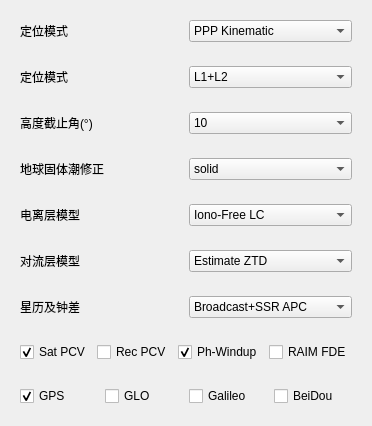
     <widget class="QWidget" name="TabSheet1">
      <attribute name="title">
       <string>Setting1</string>
      </attribute>
      <layout class="QVBoxLayout" name="verticalLayout_2">
       <item>
        <widget class="QWidget" name="widget_2" native="true">
         <layout class="QHBoxLayout" name="horizontalLayout_3">
          <item>
           <widget class="QLabel" name="label">
            <property name="text">
             <string>定位模式</string>
            </property>
           </widget>
          </item>
          <item>
           <widget class="QComboBox" name="PosMode">
            <property name="enabled">
             <bool>true</bool>
            </property>
            <property name="toolTip">
             <string/>
            </property>
            <property name="currentIndex">
             <number>1</number>
            </property>
            <item>
             <property name="text">
              <string>Single</string>
             </property>
            </item>
            <item>
             <property name="text">
              <string>PPP Kinematic</string>
             </property>
            </item>
            <item>
             <property name="text">
              <string>PPP Static</string>
             </property>
            </item>
           </widget>
          </item>
         </layout>
        </widget>
       </item>
       <item>
        <widget class="QWidget" name="widget_3" native="true">
         <layout class="QHBoxLayout" name="horizontalLayout_4">
          <item>
           <widget class="QLabel" name="label_2">
            <property name="text">
             <string>定位模式</string>
            </property>
           </widget>
          </item>
          <item>
           <widget class="QComboBox" name="Freq">
            <property name="enabled">
             <bool>true</bool>
            </property>
            <property name="toolTip">
             <string/>
            </property>
            <property name="currentIndex">
             <number>1</number>
            </property>
            <item>
             <property name="text">
              <string>L1</string>
             </property>
            </item>
            <item>
             <property name="text">
              <string>L1+L2</string>
             </property>
            </item>
           </widget>
          </item>
         </layout>
        </widget>
       </item>
       <item>
        <widget class="QWidget" name="widget_4" native="true">
         <layout class="QHBoxLayout" name="horizontalLayout_5">
          <item>
           <widget class="QLabel" name="label_3">
            <property name="text">
             <string>高度截止角(°)</string>
            </property>
           </widget>
          </item>
          <item>
           <widget class="QComboBox" name="ElMask">
            <property name="enabled">
             <bool>true</bool>
            </property>
            <property name="toolTip">
             <string/>
            </property>
            <property name="currentIndex">
             <number>2</number>
            </property>
            <item>
             <property name="text">
              <string>0</string>
             </property>
            </item>
            <item>
             <property name="text">
              <string>5</string>
             </property>
            </item>
            <item>
             <property name="text">
              <string>10</string>
             </property>
            </item>
            <item>
             <property name="text">
              <string>15</string>
             </property>
            </item>
            <item>
             <property name="text">
              <string>20</string>
             </property>
            </item>
            <item>
             <property name="text">
              <string>25</string>
             </property>
            </item>
            <item>
             <property name="text">
              <string>30</string>
             </property>
            </item>
            <item>
             <property name="text">
              <string>35</string>
             </property>
            </item>
            <item>
             <property name="text">
              <string>40</string>
             </property>
            </item>
            <item>
             <property name="text">
              <string>45</string>
             </property>
            </item>
            <item>
             <property name="text">
              <string>50</string>
             </property>
            </item>
            <item>
             <property name="text">
              <string>55</string>
             </property>
            </item>
            <item>
             <property name="text">
              <string>60</string>
             </property>
            </item>
            <item>
             <property name="text">
              <string>65</string>
             </property>
            </item>
            <item>
             <property name="text">
              <string>70</string>
             </property>
            </item>
           </widget>
          </item>
         </layout>
        </widget>
       </item>
       <item>
        <widget class="QWidget" name="widget_5" native="true">
         <layout class="QHBoxLayout" name="horizontalLayout_6">
          <item>
           <widget class="QLabel" name="label_4">
            <property name="text">
             <string>地球固体潮修正</string>
            </property>
           </widget>
          </item>
          <item>
           <widget class="QComboBox" name="TideCorr">
            <property name="enabled">
             <bool>true</bool>
            </property>
            <property name="toolTip">
             <string/>
            </property>
            <property name="currentIndex">
             <number>1</number>
            </property>
            <item>
             <property name="text">
              <string>OFF</string>
             </property>
            </item>
            <item>
             <property name="text">
              <string>solid</string>
             </property>
            </item>
            <item>
             <property name="text">
              <string>solid+otl</string>
             </property>
            </item>
           </widget>
          </item>
         </layout>
        </widget>
       </item>
       <item>
        <widget class="QWidget" name="widget_6" native="true">
         <layout class="QHBoxLayout" name="horizontalLayout_7">
          <item>
           <widget class="QLabel" name="label_5">
            <property name="text">
             <string>电离层模型</string>
            </property>
           </widget>
          </item>
          <item>
           <widget class="QComboBox" name="IonoOpt">
            <property name="enabled">
             <bool>true</bool>
            </property>
            <property name="toolTip">
             <string/>
            </property>
            <property name="currentIndex">
             <number>2</number>
            </property>
            <item>
             <property name="text">
              <string>OFF</string>
             </property>
            </item>
            <item>
             <property name="text">
              <string>Broadcast</string>
             </property>
            </item>
            <item>
             <property name="text">
              <string>Iono-Free LC</string>
             </property>
            </item>
            <item>
             <property name="text">
              <string>Estimate STEC</string>
             </property>
            </item>
            <item>
             <property name="text">
              <string>IONEX TEC</string>
             </property>
            </item>
           </widget>
          </item>
         </layout>
        </widget>
       </item>
       <item>
        <widget class="QWidget" name="widget_7" native="true">
         <layout class="QHBoxLayout" name="horizontalLayout_8">
          <item>
           <widget class="QLabel" name="label_6">
            <property name="text">
             <string>对流层模型</string>
            </property>
           </widget>
          </item>
          <item>
           <widget class="QComboBox" name="TropOpt">
            <property name="enabled">
             <bool>true</bool>
            </property>
            <property name="toolTip">
             <string/>
            </property>
            <property name="currentIndex">
             <number>2</number>
            </property>
            <item>
             <property name="text">
              <string>OFF</string>
             </property>
            </item>
            <item>
             <property name="text">
              <string>Saastamoinen</string>
             </property>
            </item>
            <item>
             <property name="text">
              <string>Estimate ZTD</string>
             </property>
            </item>
            <item>
             <property name="text">
              <string>Estimate ZTD+Grad</string>
             </property>
            </item>
           </widget>
          </item>
         </layout>
        </widget>
       </item>
       <item>
        <widget class="QWidget" name="widget_8" native="true">
         <layout class="QHBoxLayout" name="horizontalLayout_9">
          <item>
           <widget class="QLabel" name="label_7">
            <property name="text">
             <string>星历及钟差</string>
            </property>
           </widget>
          </item>
          <item>
           <widget class="QComboBox" name="SatEphem">
            <property name="enabled">
             <bool>true</bool>
            </property>
            <property name="toolTip">
             <string/>
            </property>
            <property name="currentIndex">
             <number>2</number>
            </property>
            <item>
             <property name="text">
              <string>Broadcast</string>
             </property>
            </item>
            <item>
             <property name="text">
              <string>Precise</string>
             </property>
            </item>
            <item>
             <property name="text">
              <string>Broadcast+SSR APC</string>
             </property>
            </item>
            <item>
             <property name="text">
              <string>Broadcast+SSR CoM</string>
             </property>
            </item>
           </widget>
          </item>
         </layout>
        </widget>
       </item>
       <item>
        <widget class="QWidget" name="widget_9" native="true">
         <layout class="QHBoxLayout" name="horizontalLayout_10">
          <item>
           <widget class="QCheckBox" name="PosOpt1">
            <property name="toolTip">
             <string/>
            </property>
            <property name="text">
             <string>Sat PCV</string>
            </property>
            <property name="checked">
             <bool>true</bool>
            </property>
           </widget>
          </item>
          <item>
           <widget class="QCheckBox" name="PosOpt2">
            <property name="toolTip">
             <string/>
            </property>
            <property name="text">
             <string>Rec PCV</string>
            </property>
            <property name="checked">
             <bool>false</bool>
            </property>
           </widget>
          </item>
          <item>
           <widget class="QCheckBox" name="PosOpt3">
            <property name="toolTip">
             <string/>
            </property>
            <property name="text">
             <string>Ph-Windup</string>
            </property>
            <property name="checked">
             <bool>true</bool>
            </property>
           </widget>
          </item>
          <item>
           <widget class="QCheckBox" name="PosOpt5_2">
            <property name="toolTip">
             <string/>
            </property>
            <property name="text">
             <string>RAIM FDE</string>
            </property>
            <property name="checked">
             <bool>false</bool>
            </property>
           </widget>
          </item>
         </layout>
        </widget>
       </item>
       <item>
        <widget class="QWidget" name="widget_10" native="true">
         <layout class="QHBoxLayout" name="horizontalLayout_11">
          <item>
           <widget class="QCheckBox" name="NavSys1">
            <property name="enabled">
             <bool>true</bool>
            </property>
            <property name="toolTip">
             <string/>
            </property>
            <property name="text">
             <string>GPS</string>
            </property>
            <property name="checked">
             <bool>true</bool>
            </property>
           </widget>
          </item>
          <item>
           <widget class="QCheckBox" name="NavSys2">
            <property name="toolTip">
             <string/>
            </property>
            <property name="text">
             <string>GLO</string>
            </property>
            <property name="checked">
             <bool>false</bool>
            </property>
           </widget>
          </item>
          <item>
           <widget class="QCheckBox" name="NavSys3">
            <property name="toolTip">
             <string/>
            </property>
            <property name="text">
             <string>Galileo</string>
            </property>
            <property name="checked">
             <bool>false</bool>
            </property>
           </widget>
          </item>
          <item>
           <widget class="QCheckBox" name="NavSys4">
            <property name="toolTip">
             <string/>
            </property>
            <property name="text">
             <string>BeiDou</string>
            </property>
            <property name="checked">
             <bool>false</bool>
            </property>
           </widget>
          </item>
         </layout>
        </widget>
       </item>
      </layout>
     </widget>
